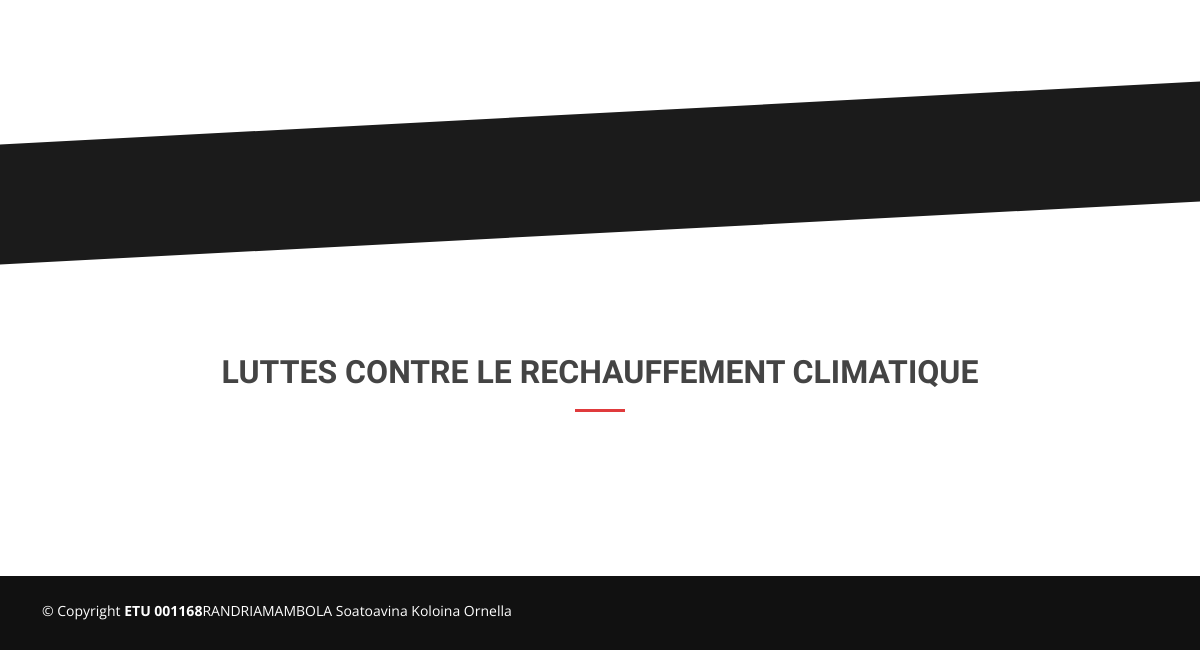
The page /solutions (lower part) on the database as committed earlier.
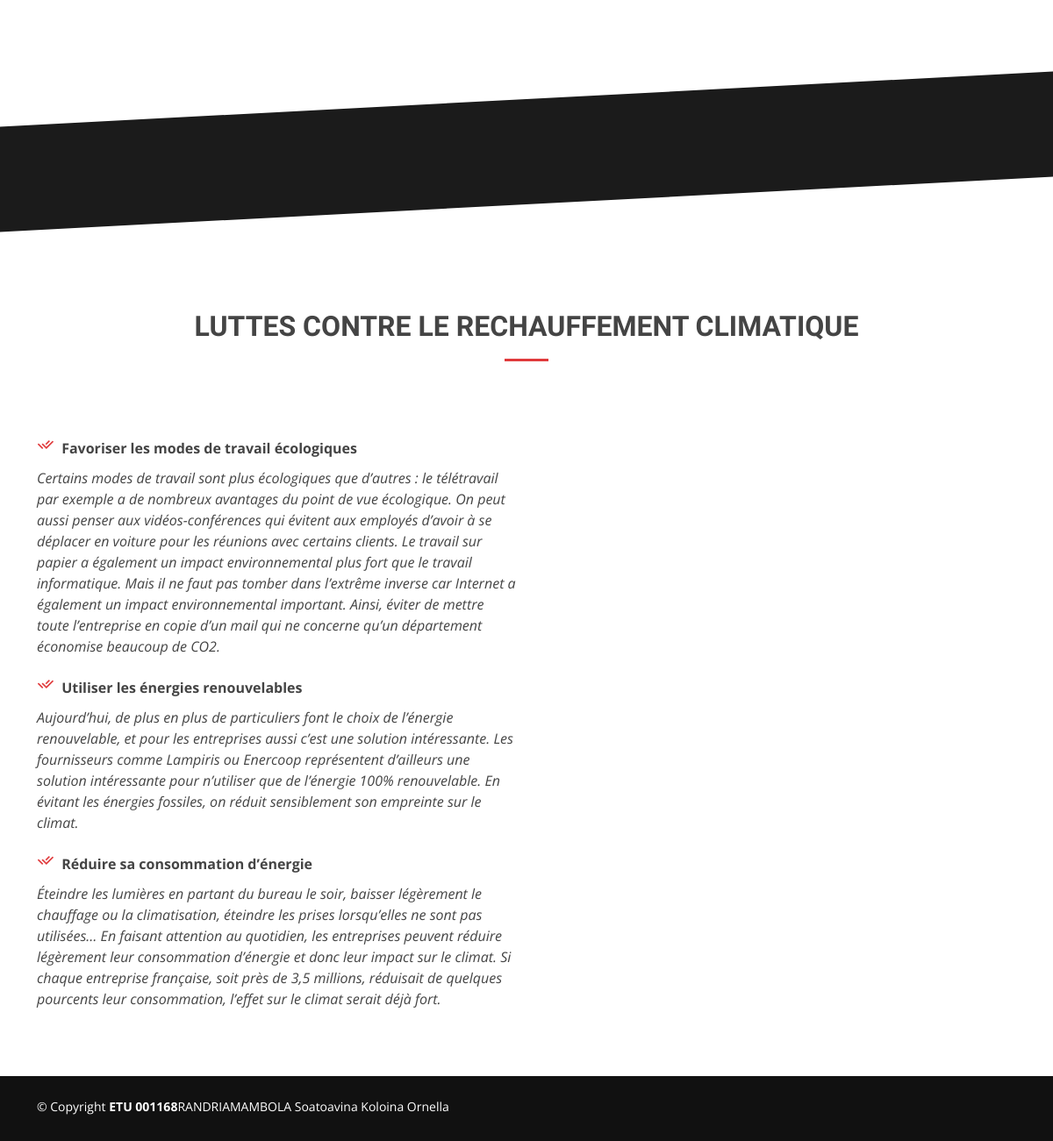
The same page on the database as committed later.
### tables this page shows
create table Luttes(
    id int PRIMARY KEY NOT NULL AUTO_INCREMENT,
    titre varchar(100),
    info text
);

### inc/connection.php (called while the page is built)
<?php
function dbconnect()
{
    static $connect = null;
    if ($connect === null)
    {
        $connect = mysqli_connect('localhost', 'root', 'root', 'climat');
        mysqli_set_charset($connect,"utf8mb4");
    }
    return $connect;
}
?>

### inc/function.php (called while the page is built, shortened)
<?php
include("connection.php");
    function getLuttes()
    {
        $j=0;
        $t=null;
        $sql="SELECT * FROM Luttes";
        $news_req = mysqli_query(dbconnect(),$sql);
        while($don=mysqli_fetch_assoc($news_req))
        {
            $t[$j]['id']=$don['id'];
            $t[$j]['titre']=$don['titre'];
            $t[$j]['info']=$don['info'];
            $j++;
        }
        return $t;
    }
?>

### luttes.php (the view, shortened to what this page needs)
<?php
    $def=getLuttes();
?>
<div class="section-title">
        <h2>Luttes contre le rechauffement climatique</h2>
</div>
<div class="tab-content">
          <div class="tab-pane active show" id="tab-1">
            <div class="row">
              <div class="col-lg-6 order-2 order-lg-1 mt-3 mt-lg-0" data-aos="fade-up" data-aos-delay="100">
                <ul>
                    <?php for($i=0;$i<count($def);$i++) { ?>
                  <li><i class="ri-check-double-line"></i><strong> <?php echo $def[$i]['titre']; ?></strong></li>
                <p class="fst-italic">
                <?php echo $def[$i]['info']; ?>
                </p>
                  <?php } ?>
                   </ul>
              </div>
              <div class="col-lg-6 order-1 order-lg-2 text-center" data-aos="fade-up" data-aos-delay="200">
              </div>
            </div>
          </div>
        </div>

Rows that differ between the two databases and show on the page:
added luttes: titre "Favoriser les modes de travail écologiques", info "Certains modes de travail sont plus écologiques que d’autres : le télétravail par exemple a de nombreux avantages du point de vue écologique. On peut aussi penser aux vidéos-conférences qui évitent aux employés d’avoir à se déplacer en voiture pour les réunions avec certains clients. Le travail sur papier a également un impact environnemental plus fort que le travail informatique. Mais il ne faut pas tomber dans l’extrême inverse car Internet a également un impact environnemental important. Ainsi, éviter de mettre toute l’entreprise en copie d’un mail qui ne concerne qu’un département économise beaucoup de CO2."
added luttes: titre "Utiliser les énergies renouvelables", info "Aujourd’hui, de plus en plus de particuliers font le choix de l’énergie renouvelable, et pour les entreprises aussi c’est une solution intéressante. Les fournisseurs comme Lampiris ou Enercoop représentent d’ailleurs une solution intéressante pour n’utiliser que de l’énergie 100% renouvelable. En évitant les énergies fossiles, on réduit sensiblement son empreinte sur le climat."
added luttes: titre "Réduire sa consommation d’énergie", info "Éteindre les lumières en partant du bureau le soir, baisser légèrement le chauffage ou la climatisation, éteindre les prises lorsqu’elles ne sont pas utilisées… En faisant attention au quotidien, les entreprises peuvent réduire légèrement leur consommation d’énergie et donc leur impact sur le climat. Si chaque entreprise française, soit près de 3,5 millions, réduisait de quelques pourcents leur consommation, l’effet sur le climat serait déjà fort."
